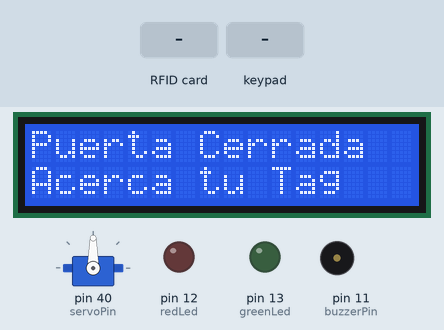
Recording of a sketch running on a simulated Arduino Mega 2560, built with avr-gcc and run on an emulated ATmega2560. On the bench: servo, 16×2 character LCD, output pins drawn as LEDs (lit = HIGH), buzzer (waves = sounding, pin HIGH). The inputs (shaded band) are chosen by the test bench. Pins used as bus, display or sensor lines are not drawn.

Above: at 1.3 s.
1.4 s: RFID card 30 61 84 A6 held to the reader
At 2.0 s:
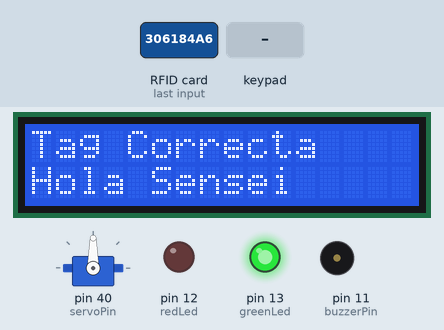
2.9 s: keypad keys 1 2 3 4 pressed 0.4 s apart
At 5.7 s:
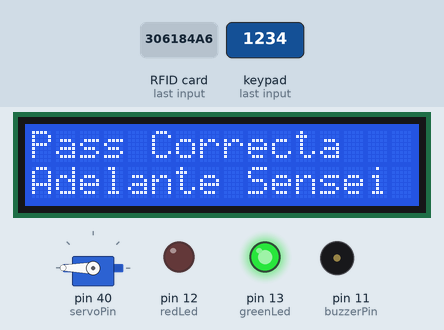
6.6 s: RFID card 5E 7A 19 C4 held to the reader
At 8.6 s:
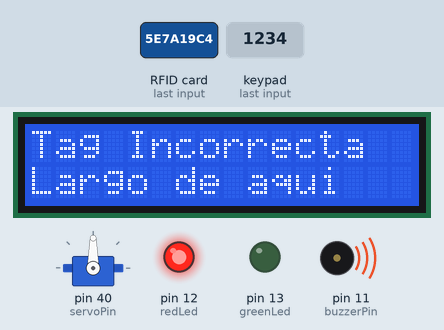
9.6 s: RFID card 30 61 84 A6 held to the reader
At 11.5 s:
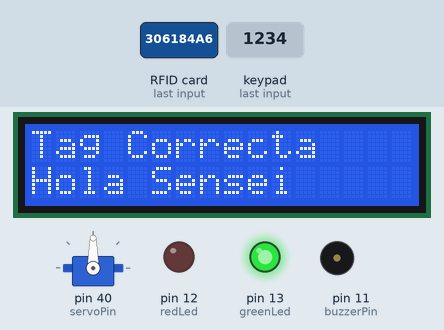
12.6 s: keypad keys 9 8 7 6 pressed 0.4 s apart
At 15.8 s:
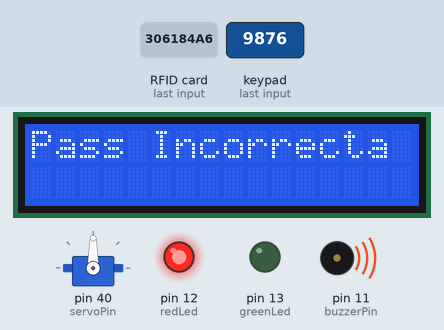
Timing chart, 0 to 19.4 s (numbered marks = the images above; inputs shaded):
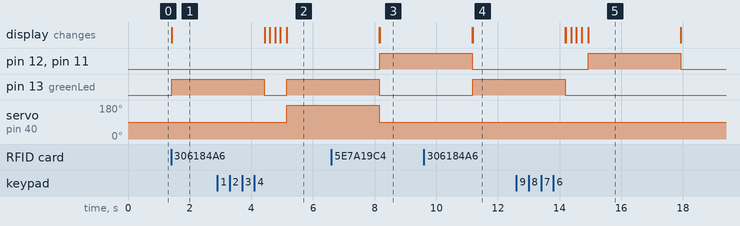

Measured:
- after the input at 1.4 s, pin 13 (greenLed): LOW → HIGH at once; the display: changes at once (image 1)
- after the input at 2.9 s, servo on pin 40 (servoPin): 90° → 180° after 2.3 s; the display: first changes after 1.5 s (image 2 shows a later state)
- after the input at 6.6 s, pin 12 (redLed), pin 11 (buzzerPin): LOW → HIGH after 1.6 s; the display: first differs from a run without the input after 1.6 s (image 3)
- after the input at 9.6 s, pin 13 (greenLed): LOW → HIGH after 1.6 s; the display: first differs from a run without the input after 1.6 s (image 4)
- after the input at 12.6 s, pin 12 (redLed), pin 11 (buzzerPin): LOW → HIGH after 2.3 s, → LOW 3.0 s later; the display: first differs from a run without the input after 1.6 s (image 5 shows a later state)

The sketch:

Casa_seguridad.ino
```cpp
// Include required libraries
#include <MFRC522.h>
#include <LiquidCrystal.h>
#include <Keypad.h>
#include <Servo.h>
#include <SPI.h>
// Create instances
LiquidCrystal lcd(35, 33, 31, 29, 27, 25);
MFRC522 mfrc522(53, 10); // MFRC522 mfrc522(SS_PIN, RST_PIN)
Servo sg90;
// Initialize Pins for led's, servo and buzzer
// Blue LED is connected to 5V
constexpr uint8_t greenLed = 13;
constexpr uint8_t redLed = 12;
constexpr uint8_t servoPin =40;
constexpr uint8_t buzzerPin = 11;
char initial_password[4] = {'1', '2', '3', '4'};  // Variable to store initial password
String tagUID = "30 61 84 A6";  // String to store UID of tag. Change it with your tag's UID
char password[4];   // Variable to store users password
boolean RFIDMode = true; // boolean to change modes
char key_pressed = 0; // Variable to store incoming keys
uint8_t i = 0;  // Variable used for counter
// defining how many rows and columns our keypad have
const byte rows = 4;
const byte columns = 4;
// Keypad pin map
char hexaKeys[rows][columns] = {
  {'1', '2', '3', 'A'},
  {'4', '5', '6', 'B'},
  {'7', '8', '9', 'C'},
  {'*', '0', '#', 'D'}
};
// Initializing pins for keypad
byte row_pins[rows] = {9, 8, 7, 6};
byte column_pins[columns] = {5, 4, 3, 2};
// Create instance for keypad
Keypad keypad_key = Keypad( makeKeymap(hexaKeys), row_pins, column_pins, rows, columns);
void setup() {
  // Arduino Pin configuration
  pinMode(buzzerPin, OUTPUT);
  pinMode(redLed, OUTPUT);
  pinMode(greenLed, OUTPUT);
  sg90.attach(servoPin);  //Declare pin 40 for servo
  sg90.write(90); // Set initial position at 90 degrees
  lcd.begin(16, 2);   // LCD screen
  SPI.begin();      // Init SPI bus
  mfrc522.PCD_Init();   // Init MFRC522
  lcd.clear(); // Clear LCD screen
}
void loop() {
  // System will first look for mode
  if (RFIDMode == true) {
    lcd.setCursor(0, 0);
    lcd.print("Puerta Cerrada");
    lcd.setCursor(0, 1);
    lcd.print("Acerca tu Tag");
    // Look for new cards
    if ( ! mfrc522.PICC_IsNewCardPresent()) {
      return;
    }
    // Select one of the cards
    if ( ! mfrc522.PICC_ReadCardSerial()) {
      return;
    }
    //Reading from the card
    String tag = "";
    for (byte j = 0; j < mfrc522.uid.size; j++)
    {
      tag.concat(String(mfrc522.uid.uidByte[j] < 0x10 ? " 0" : " "));
      tag.concat(String(mfrc522.uid.uidByte[j], HEX));
    }
    tag.toUpperCase();
    //Checking the card
    if (tag.substring(1) == tagUID)
    {
      // If UID of tag is matched.
      lcd.clear();
      lcd.setCursor (0, 0);
      lcd.print("Tag Correcta");
      lcd.setCursor (0, 1);
      lcd.print("Hola Sensei");
      digitalWrite(greenLed, HIGH);
      delay(3000);
      digitalWrite(greenLed, LOW);
      lcd.clear();
      lcd.print("Ingresa la Pass:");
      lcd.setCursor(0, 1);
      RFIDMode = false; // Make RFID mode false
    }
    else
    {
      // If UID of tag is not matched.
      lcd.clear();
      lcd.setCursor(0, 0);
      lcd.print("Tag Incorrecta");
      lcd.setCursor(0, 1);
      lcd.print("Largo de aqui");
      digitalWrite(buzzerPin, HIGH);
      digitalWrite(redLed, HIGH);
      delay(3000);
      digitalWrite(buzzerPin, LOW);
      digitalWrite(redLed, LOW);
      lcd.clear();
    }
  }
  // If RFID mode is false, it will look for keys from keypad
  if (RFIDMode == false) {
    key_pressed = keypad_key.getKey(); // Storing keys
    if (key_pressed)
    {
      password[i++] = key_pressed; // Storing in password variable
      lcd.print("*");
    }
    if (i == 4) // If 4 keys are completed
    {
      delay(200);
      if (!(strncmp(password, initial_password, 4))) // If password is matched
      {
        lcd.clear();
        lcd.setCursor(0, 0);
        lcd.print("Pass Correcta");
        lcd.setCursor (0, 1);
        lcd.print ("Adelante Sensei");

        sg90.write(180); // Door Opened
        digitalWrite(greenLed, HIGH);
        delay(3000);
        digitalWrite(greenLed, LOW);
        sg90.write(90); // Door Closed
        lcd.clear();
        i = 0;
        RFIDMode = true; // Make RFID mode true
      }
      else    // If password is not matched
      {
        lcd.clear();
        lcd.print("Pass Incorrecta");
        digitalWrite(buzzerPin, HIGH);
        digitalWrite(redLed, HIGH);
        delay(3000);
        digitalWrite(buzzerPin, LOW);
        digitalWrite(redLed, LOW);
        lcd.clear();
        i = 0;
        RFIDMode = true;  // Make RFID mode true
      }
    }
  }
}
```
